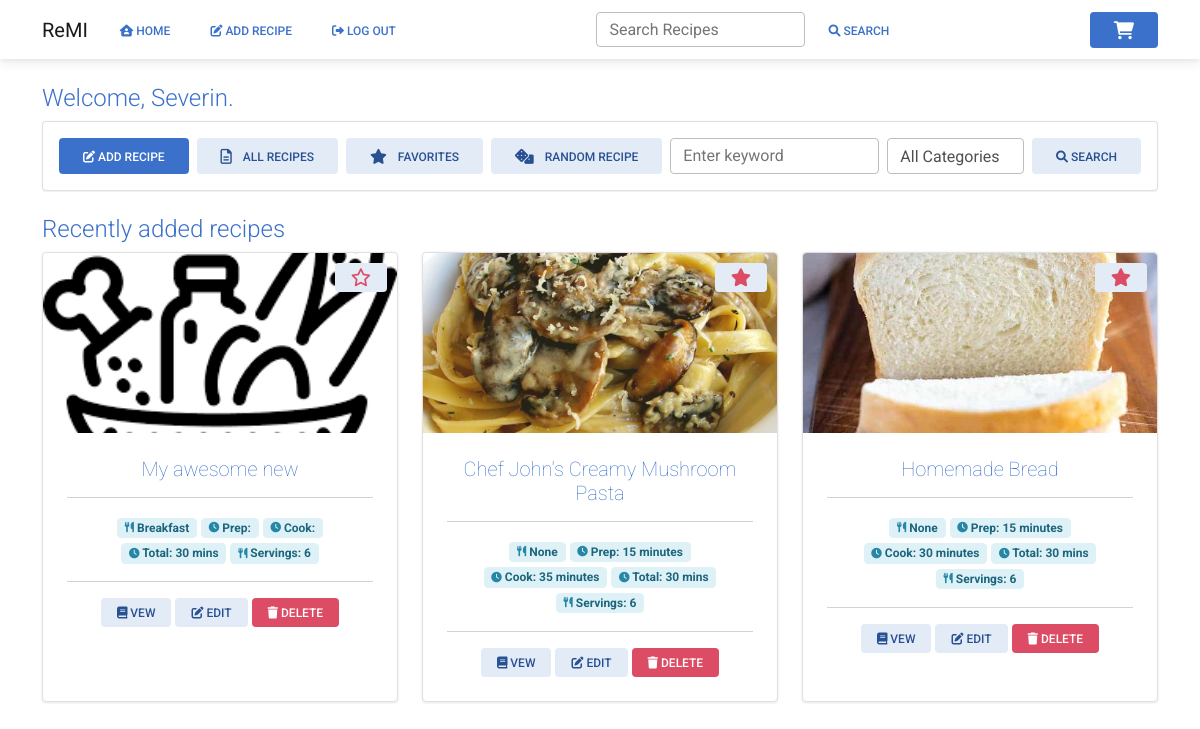
Page / (signed in) on the earlier database version.
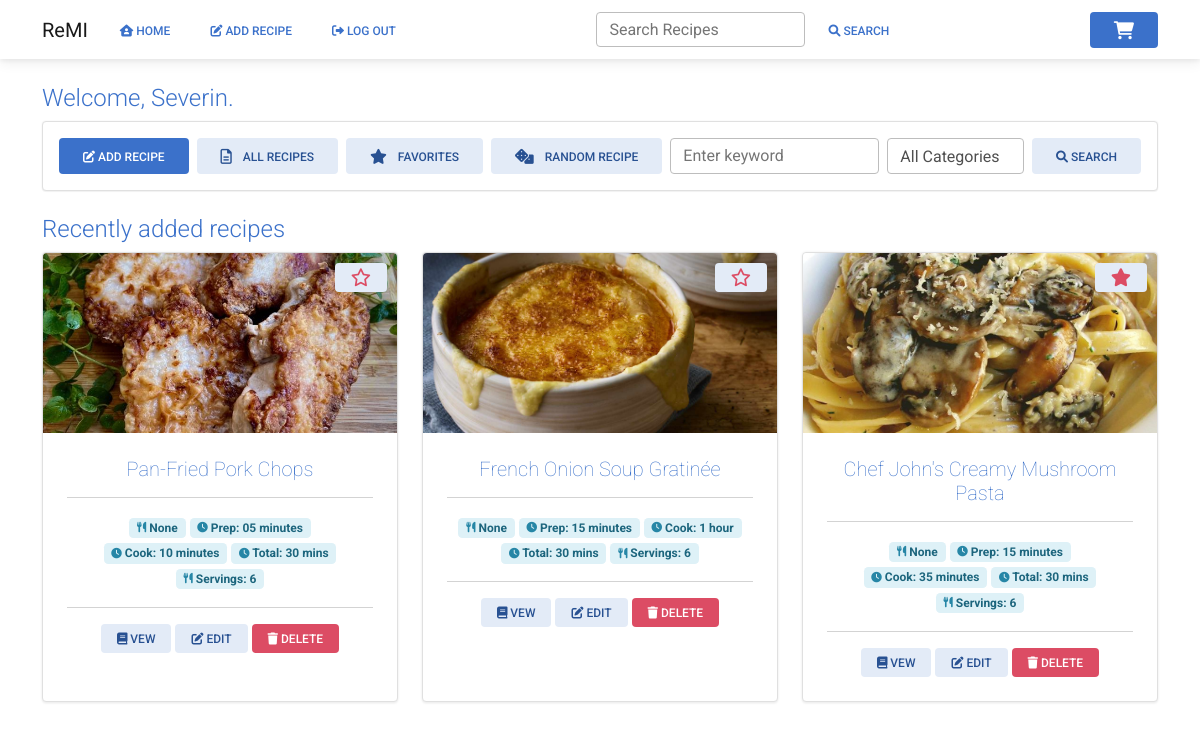
Same page on the later database version.
### website/models.py (models this page shows)
class Recipe(db.Model):
    id = db.Column(db.Integer, primary_key=True)
    uuid = db.Column(db.Integer, primary_key=False)
    username = db.Column(db.Integer, db.ForeignKey('user.id'))
    recipe_name = db.Column(db.String(200))
    prep_time = db.Column(db.Integer, primary_key=False)
    cook_time = db.Column(db.Integer, primary_key=False)
    total_time = db.Column(db.Integer, primary_key=False)
    ingredients = db.Column(db.String())
    servings = db.Column(db.String())
    ingredients_quantity = db.Column(db.String())
    ingredients_measurement = db.Column(db.String())
    instructions = db.Column(db.String())
    instructions_json = db.Column(db.String())
    original_url = db.Column(db.String())
    date_parsed = db.Column(db.String())
    image = db.Column(db.String())
    favorite = db.Column(db.Boolean, default=False)
    category = db.Column(db.String())
    ingredient_list = db.relationship('Ingredients')
    tags = db.relationship('Tag', secondary=recipe_tag, backref='recipe')

### website/views.py (the view)
@views.route('/', methods=['GET', 'POST'])
@login_required
def home():
    recipes = Recipe.query.filter_by(username=current_user.id).order_by(desc(Recipe.id)).limit(3)
    favorite_total = Recipe.query.filter_by(username=current_user.id, favorite=True).count()
    total_recipes = Recipe.query.filter_by(username=current_user.id).count()
    category_query = db.session.query(
        Recipe.category, func.count(Recipe.id).label('qty')).group_by(Recipe.category).order_by(desc('qty')).limit(1)
    try:
        popular_category = category_query[0][0]
    except IndexError:
        popular_category = "None"
    shopping_list = ShoppingList.query.count()
    session['shopping_list'] = shopping_list
    return render_template("home.html", user=current_user, recipes=recipes, shopping_list=shopping_list,
                           favorite_total=favorite_total, total_recipes=total_recipes,
                           popular_category=popular_category)

### website/__init__.py (called while the page is built)
def create_app():
    app = Flask(__name__)
    app.config['SECRET_KEY'] = 'sdf897sdf987'
    app.config['SQLALCHEMY_DATABASE_URI'] = f'sqlite:///{DB_NAME}'
    db.init_app(app)
    migrate.init_app(app, db)
    from .views import views
    from .auth import auth
    app.register_blueprint(views, url_prefix='/')
    app.register_blueprint(auth, url_prefix='/')
    from .models import User, Recipe
    with app.app_context():
        db.create_all()
    login_manager = LoginManager()
    login_manager.login_view = 'auth.login'
    login_manager.init_app(app)
    @login_manager.user_loader
    def load_user(id):
        return User.query.get(int(id))
    return app

### website/templates/home.html (shortened to what the changed rows need)
{% extends "base.html" %}
{% block content %}
<br>
<div class="container">
    <div class="row">
        <div class="col">
            <h1 class="display-6 text-primary" style="font-size:1.5rem">Welcome, {{ user.first_name }}.</h1>
        </div>
    </div>
    <div class="row mt-3">
        <div class="col">
            <h1 class="display-6 text-primary" style="font-size:1.5rem">Recently added recipes</h1>
        </div>
    </div>
    <div class="row">
        {% if recipes %}
        {% for recipe in recipes %}
        <div class="d-flex justify-content-between col-lg-4 col-md-3 col-sm-6">
            <div class="card mb-4 shadow-2 border" style="border-radius:4px;">
                <img class="card-img-top" src="{{ url_for('static', filename=recipe.image) }}" style="width: 100%;height: 15vw;object-fit: cover;
            border-top-left-radius:4px; border-top-right-radius:4px">
                {% if recipe.favorite == True %}
                <button class="btn btn-secondary btn-sm" onclick="remove_favorite('{{ recipe.id }}')"
                        style="position:absolute; top: 10px; right: 10px">
                </button>
                {% else %}
                <button class="btn btn-secondary btn-sm" onclick="add_favorite('{{ recipe.id }}')"
                        style="position:absolute; top: 10px; right: 10px">
                </button>
                {% endif %}
                <div class="card-body text-center rounded-4">
                    <h5 class="card-title"><span class=" text-primary fw-lighter">{{ recipe.recipe_name }}</span></h5>
                    <hr/>
                    <span class="badge badge-info"> {{ recipe.category }}</span>
                    <span class="badge badge-info"> Prep: {{ recipe.prep_time }}</span>
                    <span class="badge badge-info"> Cook: {{ recipe.cook_time }}</span></span>
                    <span class="badge badge-info"> Total: 30 mins</span></span>
                    <span class="badge badge-info"> Servings: 6</span></span>
                    <hr/>
                    <a href="/view_recipe/{{ recipe.uuid }}" class="btn btn-secondary btn-sm"><i
                            class="fa fa-book"></i> Vew
                    </a>
                    <a href="/edit_recipe/{{ recipe.uuid }}" class="btn btn-secondary btn-sm"><i class="fa-solid fa-pen-to-square"></i>
                        Edit
                    </a>
                    <button type="button" class="btn btn-danger btn-sm shadow-none" data-mdb-toggle="modal"
                            data-mdb-target="#delete_recipe" data-recipe-title="{{ recipe.recipe_name }}"
                            data-recipe-uuid="{{ recipe.uuid }}"><i class="fa fa-trash"></i>
                        Delete
                    </button>
                </div>
            </div>
        </div>
        {% endfor %}
        {% else %}
        <div class="d-flex">
            <span class="fw-lighter">Oops, you don't have any favorite recipes yet. Make sure to mark your favorites by clicking the star
            icon on the recipe image.</span>
        </div>
        {% endif %}
    </div>
</div>
{% endblock %}

Differences in the rows shown:
removed Recipe: image (picture), recipe_name "My awesome new", category "Breakfast"
no longer on this page (row unchanged): Recipe: image (picture), recipe_name "Homemade Bread", category "None", prep_time "15 minutes", cook_time "30 minutes"
added Recipe: image (picture), recipe_name "Pan-Fried Pork Chops", category "None", prep_time "05 minutes", cook_time "10 minutes"
added Recipe: image (picture), recipe_name "French Onion Soup Gratinée", category "None", prep_time "15 minutes", cook_time "1 hour"
